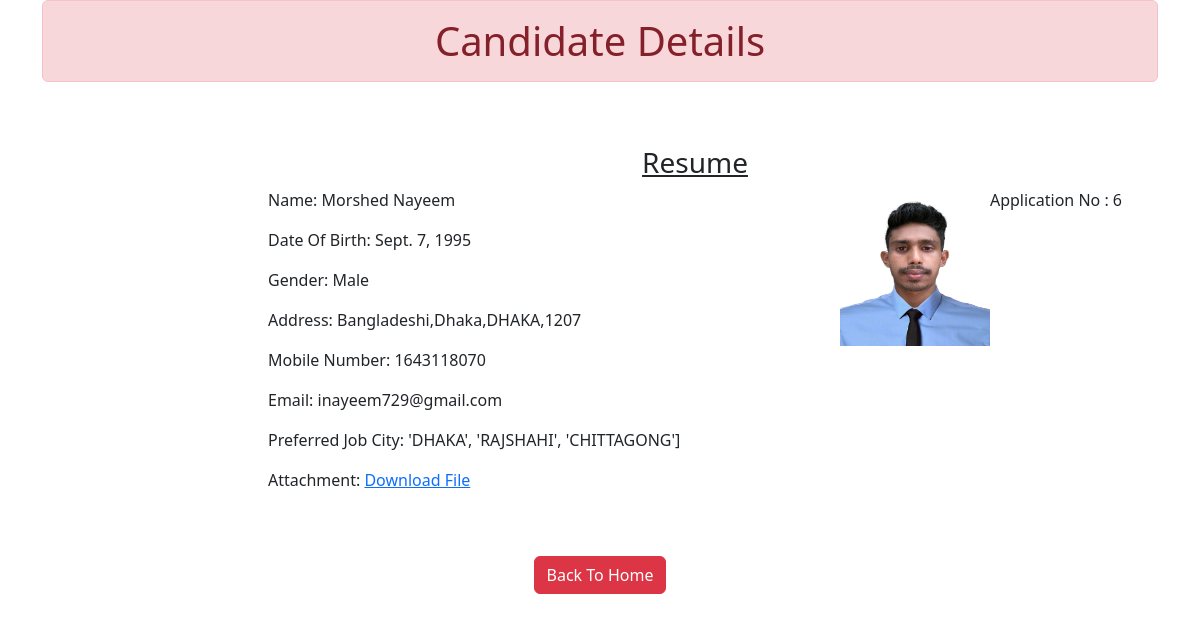
Page /6 on the committed database.
### myapp/models.py (models this page shows)
class Resume(models.Model):
    name= models.CharField(max_length=70)
    dob = models.DateField(auto_now=False, auto_now_add=False)
    gender = models.CharField(max_length=70)
    locality= models.CharField(max_length=70)
    city= models.CharField(max_length=100)
    pin= models.PositiveIntegerField()
    state = models.CharField(choices= STATE_CHOISE, max_length=100)
    mobile= models.PositiveIntegerField()
    email= models.EmailField()
    job_city=models.CharField(max_length=50)
    profile_image = models.ImageField(upload_to='profileimg', blank=True)
    my_file=models.FileField(upload_to='doc',blank=True)

### myapp/views.py (the view)
# urls.py: path('<int:pk>', views.CandidateView.as_view(), name ='candidate')
class CandidateView(View):
    def get(self, request, pk):
        candidate = Resume.objects.get(pk=pk)
        return render(request, "candidate.html",{'candidate':candidate})

### myapp/templatetags/myfilter.py (called while the page is built)
@register.filter(name='remove_special')
def remove_chars(value,arg):
    for character in arg:
        value= value.replace(character, "")
        return value

### templates/candidate.html (shortened to what this page needs)
{% load myfilter %}
<!DOCTYPE html>
<html lang="en">
<head>
    <link href="https://cdn.jsdelivr.net/npm/bootstrap@5.2.1/dist/css/bootstrap.min.css" rel="stylesheet">
</head>
<body>
    <div class="container">
        <h1 class = "alert alert-danger text-center">Candidate Details</h1>
        <div class="row">
            <div class="col-sm-10 p-5 offset-sm-2">
                <h3 class="text-center"><u>Resume</u></h3>
                <p class="float-end">Application No : {{candidate.id}}</p>
                <img src="{{candidate.profile_image.url}}" alt="" class="image-fluid image-thumbnail mt-2 float-end" width="150" height="150">
                <p>Name: {{candidate.name}} </p>
                <p>Date Of Birth: {{candidate.dob}} </p>
                <p>Gender: {{candidate.gender}} </p>
                <p>Address: {{candidate.locality}},{{candidate.city}},{{candidate.state}},{{candidate.pin}} </p>
                <p>Mobile Number: {{candidate.mobile}} </p>
                <p>Email: {{candidate.email}} </p>
                <p>Preferred Job City: {{candidate.job_city|remove_special:"[]'"}} </p>
                <p>Attachment: <a href="{{candidate.my_files.url}}">Download File</a> </p>
        </div>
        <div class="container text-center">
            <a href="/" class="btn btn-danger">Back To Home</a>
        </div>
    </div>
</body>
</html>

### rows in the picture
Resume: id "6", profile_image (picture), name "Morshed Nayeem", dob "Sept. 7, 1995", gender "Male", locality "Bangladeshi", city "Dhaka", state "DHAKA", pin "1207", mobile "1643118070", email "inayeem729@gmail.com", job_city|remove_special "'DHAKA', 'RAJSHAHI', 'CHITTAGONG']"
